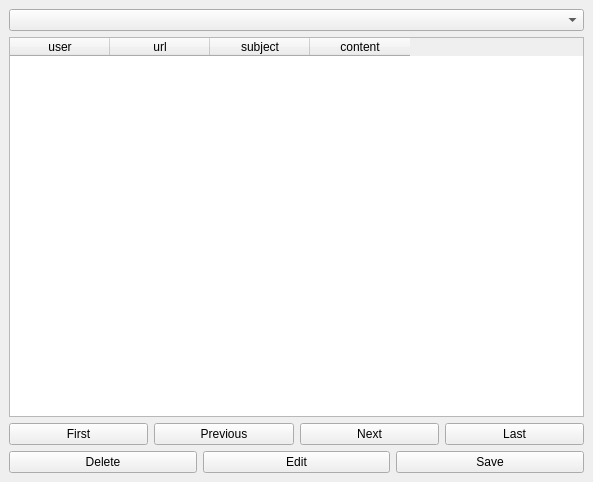
<?xml version="1.0" encoding="UTF-8"?>
<ui version="4.0">
 <class>MainWindow</class>
 <widget class="QMainWindow" name="MainWindow">
  <property name="geometry">
   <rect>
    <x>0</x>
    <y>0</y>
    <width>593</width>
    <height>482</height>
   </rect>
  </property>
  <property name="windowTitle">
   <string>Toot Database Browser</string>
  </property>
  <widget class="QWidget" name="centralwidget">
   <layout class="QVBoxLayout" name="verticalLayout">
    <item>
     <widget class="QComboBox" name="comboBox"/>
    </item>
    <item>
     <widget class="QTableWidget" name="tableWidget">
      <column>
       <property name="text">
        <string>user</string>
       </property>
      </column>
      <column>
       <property name="text">
        <string>url</string>
       </property>
      </column>
      <column>
       <property name="text">
        <string>subject</string>
       </property>
      </column>
      <column>
       <property name="text">
        <string>content</string>
       </property>
      </column>
     </widget>
    </item>
    <item>
     <layout class="QHBoxLayout" name="horizontalLayout">
      <item>
       <widget class="QPushButton" name="pushButton_2">
        <property name="text">
         <string>First</string>
        </property>
        <property name="icon">
         <iconset theme="media-skip-backward">
          <normaloff>../../../../../../</normaloff>../../../../../../</iconset>
        </property>
       </widget>
      </item>
      <item>
       <widget class="QPushButton" name="pushButton">
        <property name="text">
         <string>Previous</string>
        </property>
        <property name="icon">
         <iconset theme="previous">
          <normaloff>../../../../../../</normaloff>../../../../../../</iconset>
        </property>
       </widget>
      </item>
      <item>
       <widget class="QPushButton" name="pushButton_3">
        <property name="text">
         <string>Next</string>
        </property>
        <property name="icon">
         <iconset theme="next">
          <normaloff>../../../../../../</normaloff>../../../../../../</iconset>
        </property>
       </widget>
      </item>
      <item>
       <widget class="QPushButton" name="pushButton_4">
        <property name="text">
         <string>Last</string>
        </property>
        <property name="icon">
         <iconset theme="media-skip-forward">
          <normaloff>../../../../../../</normaloff>../../../../../../</iconset>
        </property>
       </widget>
      </item>
     </layout>
    </item>
    <item>
     <layout class="QHBoxLayout" name="horizontalLayout_2">
      <item>
       <widget class="QPushButton" name="pushButton_5">
        <property name="text">
         <string>Delete</string>
        </property>
        <property name="icon">
         <iconset theme="delete">
          <normaloff>../../../../../../</normaloff>../../../../../../</iconset>
        </property>
       </widget>
      </item>
      <item>
       <widget class="QPushButton" name="pushButton_6">
        <property name="text">
         <string>Edit</string>
        </property>
        <property name="icon">
         <iconset theme="edit">
          <normaloff>../../../../../../</normaloff>../../../../../../</iconset>
        </property>
       </widget>
      </item>
      <item>
       <widget class="QPushButton" name="pushButton_8">
        <property name="text">
         <string>Save</string>
        </property>
        <property name="icon">
         <iconset theme="document-save">
          <normaloff>../../../../../../</normaloff>../../../../../../</iconset>
        </property>
       </widget>
      </item>
     </layout>
    </item>
   </layout>
  </widget>
 </widget>
 <resources/>
 <connections/>
</ui>
